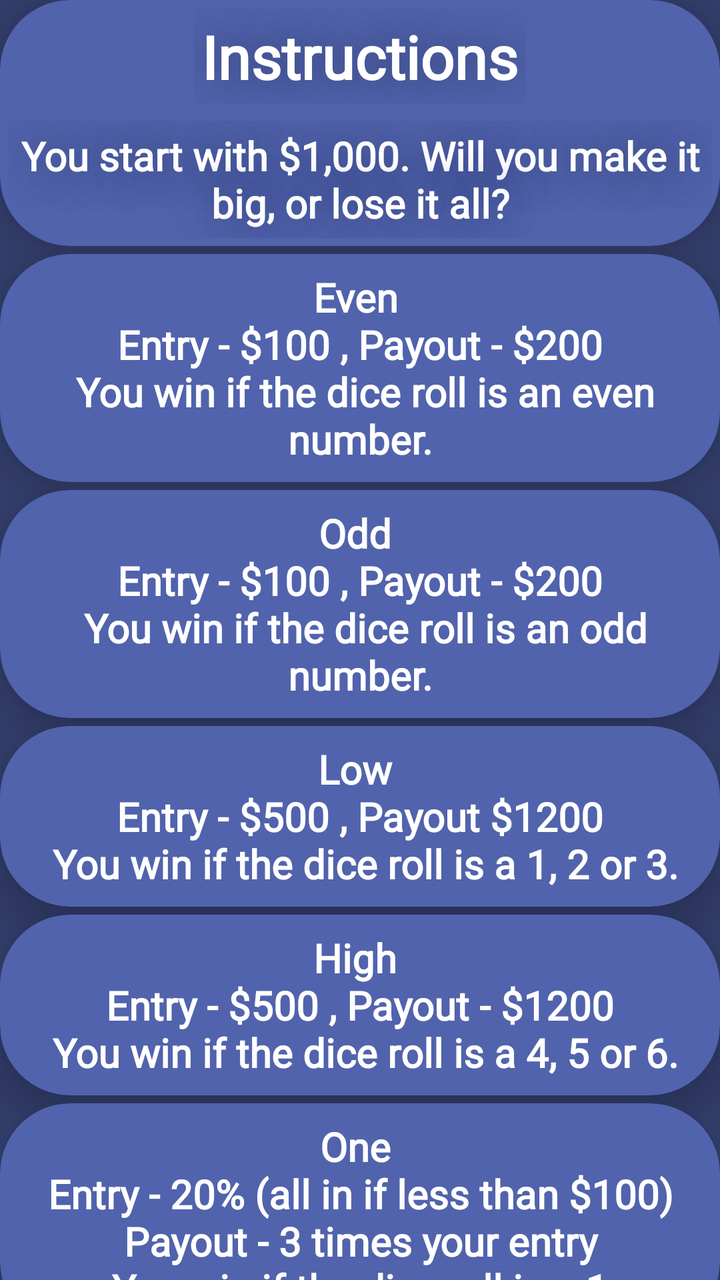
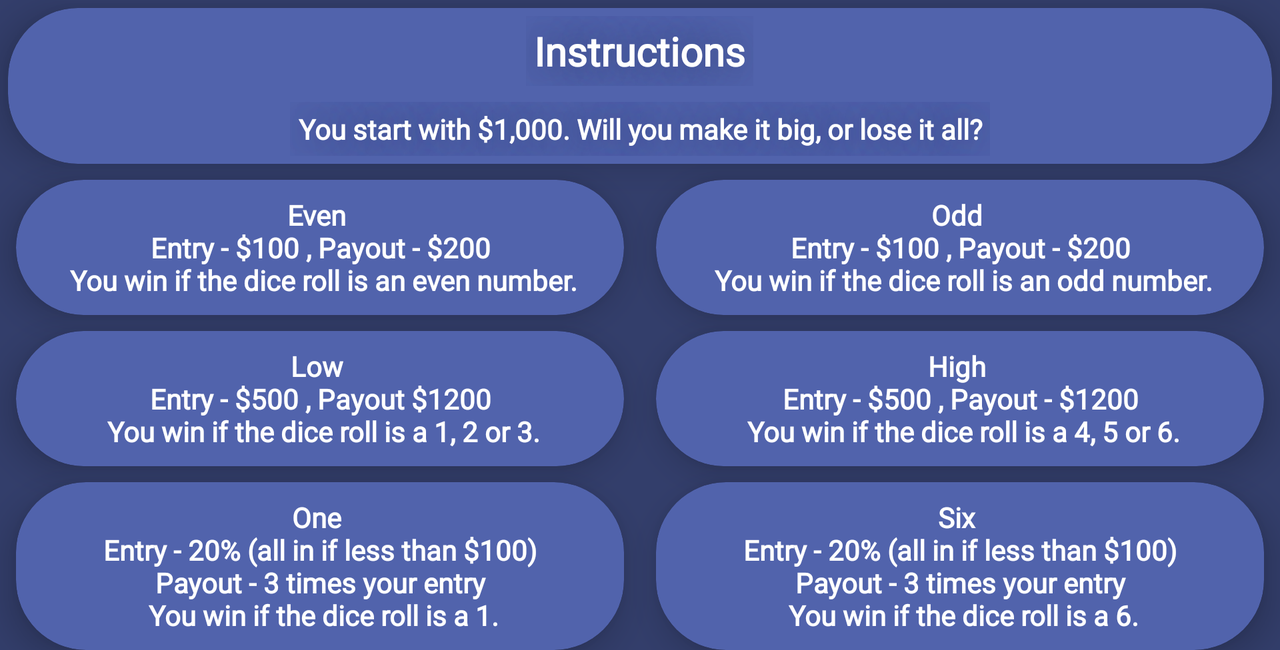

First picture: res/layout/ on a phone held upright. Second picture: the repository's own variant of that layout, on a device whose configuration matches the variant's folder. Source for both follows.
<!-- AndroidManifest.xml: application theme Theme.MakeItRain -->
<!-- res/layout/rules_dialog.xml -->
<?xml version="1.0" encoding="utf-8"?>
<androidx.constraintlayout.widget.ConstraintLayout xmlns:android="http://schemas.android.com/apk/res/android"
    xmlns:app="http://schemas.android.com/apk/res-auto"
    xmlns:tools="http://schemas.android.com/tools"
    android:id="@+id/rules_parent"
    android:layout_width="match_parent"
    android:layout_height="match_parent"
    android:background="@color/steel_blue"
    android:elevation="20dp"
    android:orientation="vertical"
    app:layout_behavior="com.google.android.material.bottomsheet.BottomSheetBehavior"
    >

    <androidx.cardview.widget.CardView
        android:id="@+id/six_rules_cardview"
        android:layout_width="match_parent"
        android:layout_height="wrap_content"
        android:layout_marginTop="4dp"
        android:layout_weight="1"
        android:backgroundTint="@color/deep_blue_grey"
        app:cardCornerRadius="35dp"
        app:cardElevation="10dp"
        app:layout_constraintEnd_toEndOf="parent"
        app:layout_constraintStart_toStartOf="parent"
        app:layout_constraintTop_toBottomOf="@+id/one_card_view">

        <LinearLayout
            android:layout_width="match_parent"
            android:layout_height="match_parent"
            android:orientation="vertical">

            <TextView
                android:id="@+id/six_rules_text"
                style="@style/rule_style"
                android:layout_width="match_parent"
                android:gravity="center"
                android:singleLine="false"
                android:text="@string/six_rules_string"
                android:textSize="20sp"
                android:textStyle="bold"
                app:autoSizeTextType="uniform" />
        </LinearLayout>

    </androidx.cardview.widget.CardView>

    <androidx.cardview.widget.CardView
        android:id="@+id/one_card_view"
        android:layout_width="match_parent"
        android:layout_height="wrap_content"
        android:layout_marginTop="4dp"
        android:layout_weight="1"
        android:backgroundTint="@color/deep_blue_grey"
        app:cardCornerRadius="35dp"
        app:cardElevation="10dp"
        app:layout_constraintEnd_toEndOf="parent"
        app:layout_constraintStart_toStartOf="parent"
        app:layout_constraintTop_toBottomOf="@+id/high_card_view">

        <LinearLayout
            android:layout_width="match_parent"
            android:layout_height="match_parent"
            android:orientation="vertical">

            <TextView
                android:id="@+id/one_rules_text"
                style="@style/rule_style"
                android:layout_width="match_parent"
                android:gravity="center"
                android:singleLine="false"
                android:text="@string/one_rules_string"
                android:textSize="20sp"
                android:textStyle="bold"
                app:autoSizeTextType="uniform" />
        </LinearLayout>

    </androidx.cardview.widget.CardView>

    <androidx.cardview.widget.CardView
        android:id="@+id/high_card_view"
        android:layout_width="match_parent"
        android:layout_height="wrap_content"
        android:layout_marginTop="4dp"
        android:layout_weight="1"
        android:backgroundTint="@color/deep_blue_grey"
        app:cardCornerRadius="35dp"
        app:cardElevation="10dp"
        app:layout_constraintEnd_toEndOf="parent"
        app:layout_constraintStart_toStartOf="parent"
        app:layout_constraintTop_toBottomOf="@+id/low_rules_cardview">

        <LinearLayout
            android:layout_width="match_parent"
            android:layout_height="match_parent"
            android:orientation="vertical">

            <TextView
                android:id="@+id/high_header_text"
                style="@style/rule_style"
                android:layout_width="match_parent"
                android:gravity="center"
                android:singleLine="false"
                android:text="@string/high_rules_string"
                android:textSize="20sp"
                android:textStyle="bold"
                app:autoSizeTextType="uniform" />
        </LinearLayout>

    </androidx.cardview.widget.CardView>

    <androidx.cardview.widget.CardView
        android:id="@+id/low_rules_cardview"
        android:layout_width="match_parent"
        android:layout_height="wrap_content"
        android:layout_marginTop="4dp"
        android:layout_weight="1"
        android:backgroundTint="@color/deep_blue_grey"
        app:cardCornerRadius="35dp"
        app:cardElevation="10dp"
        app:layout_constraintEnd_toEndOf="parent"
        app:layout_constraintStart_toStartOf="parent"
        app:layout_constraintTop_toBottomOf="@+id/odd_rules_cardview">

        <LinearLayout
            android:layout_width="match_parent"
            android:layout_height="match_parent"
            android:orientation="vertical">

            <TextView
                android:id="@+id/low_header_text"
                style="@style/rule_style"
                android:layout_width="match_parent"
                android:gravity="center"
                android:singleLine="false"
                android:text="@string/low_rules_string"
                android:textSize="20sp"
                android:textStyle="bold"
                app:autoSizeTextType="uniform" />
        </LinearLayout>

    </androidx.cardview.widget.CardView>

    <androidx.cardview.widget.CardView
        android:id="@+id/rules_header_cardview"
        android:layout_width="match_parent"
        android:layout_height="wrap_content"
        android:backgroundTint="@color/deep_blue_grey"
        app:cardCornerRadius="35dp"
        app:cardElevation="10dp"
        app:layout_constraintEnd_toEndOf="parent"
        app:layout_constraintStart_toStartOf="parent"
        app:layout_constraintTop_toTopOf="parent">

        <LinearLayout
            android:id="@+id/linear_rules_header"
            android:layout_width="match_parent"
            android:layout_height="match_parent"
            android:orientation="vertical">

            <TextView
                android:id="@+id/header_text_rules"
                style="@style/dialog_style"
                android:layout_width="wrap_content"
                android:layout_height="wrap_content"
                android:layout_gravity="center"
                android:layout_margin="4dp"
                android:gravity="center"
                android:padding="4dp"
                android:shadowColor="@color/steel_blue"
                android:shadowRadius="50"
                android:text="@string/instructions_header"
                android:textSize="30sp"
                android:textStyle="bold" />

            <TextView
                android:id="@+id/rules_subheader"
                style="@style/dialog_style"
                android:layout_width="wrap_content"
                android:layout_height="wrap_content"
                android:layout_gravity="center"
                android:layout_margin="4dp"
                android:gravity="center"
                android:padding="4dp"
                android:shadowColor="@color/steel_blue"
                android:shadowRadius="50"
                android:text="@string/instructions_text"
                android:textSize="20sp"
                android:textStyle="bold" />
        </LinearLayout>

    </androidx.cardview.widget.CardView>

    <androidx.cardview.widget.CardView
        android:id="@+id/even_rules_cardview"
        android:layout_width="match_parent"
        android:layout_height="wrap_content"
        android:layout_marginTop="4dp"
        android:layout_weight="1"
        android:backgroundTint="@color/deep_blue_grey"
        app:cardCornerRadius="35dp"
        app:cardElevation="10dp"
        app:layout_constraintEnd_toEndOf="parent"
        app:layout_constraintStart_toStartOf="parent"
        app:layout_constraintTop_toBottomOf="@id/rules_header_cardview">

        <LinearLayout
            android:layout_width="match_parent"
            android:layout_height="match_parent"
            android:orientation="vertical">

            <TextView
                android:id="@+id/even_header_text"
                style="@style/rule_style"
                android:layout_width="match_parent"
                android:gravity="center"
                android:singleLine="false"
                android:text="@string/even_rules"
                android:textSize="20sp"
                android:textStyle="bold"
                app:autoSizeTextType="uniform" />
        </LinearLayout>

    </androidx.cardview.widget.CardView>

    <androidx.cardview.widget.CardView
        android:id="@+id/odd_rules_cardview"
        android:layout_width="match_parent"
        android:layout_height="wrap_content"
        android:layout_marginTop="4dp"
        android:layout_weight="1"
        android:backgroundTint="@color/deep_blue_grey"
        app:cardCornerRadius="35dp"
        app:cardElevation="10dp"
        app:layout_constraintEnd_toEndOf="parent"
        app:layout_constraintStart_toStartOf="parent"
        app:layout_constraintTop_toBottomOf="@id/even_rules_cardview">

        <LinearLayout
            android:layout_width="match_parent"
            android:layout_height="match_parent"
            android:orientation="vertical">

            <TextView
                android:id="@+id/odd_header_text"
                style="@style/rule_style"
                android:layout_width="match_parent"
                android:gravity="center"
                android:singleLine="false"
                android:text="@string/odd_rules_string"
                android:textSize="20sp"
                android:textStyle="bold"
                app:autoSizeTextType="uniform" />
        </LinearLayout>

    </androidx.cardview.widget.CardView>

</androidx.constraintlayout.widget.ConstraintLayout>
<!-- resources referenced by this layout -->
<resources>
  <color name="deep_blue_grey">#5163ac</color>
  <color name="steel_blue">#333e6b</color>
  <string name="even_rules">Even \n Entry - $100 , Payout - $200 \n You win if the dice roll is an even number.</string>
  <string name="high_rules_string">High \n Entry - $500 , Payout - $1200 \n You win if the dice roll is a 4, 5 or 6.</string>
  <string name="instructions_header">Instructions</string>
  <string name="instructions_text">You start with $1,000. Will you make it big, or lose it all?</string>
  <string name="low_rules_string">Low \n Entry - $500 , Payout $1200 \n You win if the dice roll is a 1, 2 or 3.</string>
  <string name="odd_rules_string">Odd \n Entry - $100 , Payout - $200 \n You win if the dice roll is an odd number.</string>
  <string name="one_rules_string">One \n Entry - 20% (all in if less than $100) \n Payout - 3 times your entry \n You win if the dice roll is a 1.</string>
  <string name="six_rules_string">Six \n Entry - 20% (all in if less than $100) \n Payout - 3 times your entry \n You win if the dice roll is a 6.</string>
  <style name="dialog_style">
          <item name="android:layout_width">0dp</item>
          <item name="android:layout_height">wrap_content</item>
          <item name="android:fontFamily">@font/exo_2_light_italic</item>
          <item name="android:textColor">@color/white</item>
          <item name="android:textSize">24sp</item>
          <item name="android:textStyle">bold</item>
      </style>
  <style name="rule_style" parent="dialog_style">
          <item name="android:layout_width">wrap_content</item>
          <item name="android:layout_height">wrap_content</item>
          <item name="android:padding">8dp</item>
          <item name="android:singleLine">true</item>
          <item name="android:textSize">18sp</item>
      </style>
  <style name="Theme.MakeItRain" parent="Theme.MaterialComponents.DayNight.DarkActionBar">
          
          <item name="colorPrimary">@color/deep_blue_grey</item>
          <item name="colorPrimaryVariant">@color/steel_blue</item>
          <item name="colorOnPrimary">@color/white</item>
          
          <item name="colorSecondary">@color/money_green</item>
          <item name="colorSecondaryVariant">@color/player_area_bg</item>
          <item name="colorOnSecondary">@color/black</item>
          
          <item name="android:statusBarColor" tools:targetApi="l">?attr/colorPrimaryVariant</item>
          
      </style>
  <color name="white">#FFFFFFFF</color>
  <color name="money_green">#47975f</color>
  <color name="player_area_bg">#51ac6d</color>
  <color name="black">#FF000000</color>
</resources>
<!-- res/layout-land/rules_dialog.xml (the repository's variant of the layout above) -->
<!-- drawn on the phone turned sideways -->
<?xml version="1.0" encoding="utf-8"?>
<androidx.constraintlayout.widget.ConstraintLayout xmlns:android="http://schemas.android.com/apk/res/android"
    xmlns:app="http://schemas.android.com/apk/res-auto"
    xmlns:tools="http://schemas.android.com/tools"
    android:id="@+id/rules_parent"
    android:layout_width="match_parent"
    android:layout_height="wrap_content"
    android:background="@color/steel_blue"
    android:elevation="20dp"
    android:orientation="vertical"
    app:layout_behavior="com.google.android.material.bottomsheet.BottomSheetBehavior">

    <androidx.cardview.widget.CardView
        android:id="@+id/six_rules_cardview"
        android:layout_width="0dp"
        android:layout_height="wrap_content"
        android:layout_marginStart="8dp"
        android:layout_marginTop="8dp"
        android:layout_marginEnd="8dp"
        android:layout_weight="1"
        android:backgroundTint="@color/deep_blue_grey"
        app:cardCornerRadius="35dp"
        app:cardElevation="10dp"
        app:layout_constraintEnd_toEndOf="parent"
        app:layout_constraintStart_toEndOf="@+id/one_card_view"
        app:layout_constraintTop_toBottomOf="@+id/high_card_view">

        <LinearLayout
            android:layout_width="match_parent"
            android:layout_height="match_parent"
            android:orientation="vertical">

            <TextView
                android:id="@+id/six_rules_text"
                style="@style/rule_style"
                android:layout_width="match_parent"
                android:gravity="center"
                android:singleLine="false"
                android:text="@string/six_rules_string"
                android:textSize="14sp"
                android:textStyle="bold"
                app:autoSizeTextType="uniform" />
        </LinearLayout>

    </androidx.cardview.widget.CardView>

    <androidx.cardview.widget.CardView
        android:id="@+id/one_card_view"
        android:layout_width="0dp"
        android:layout_height="wrap_content"
        android:layout_marginStart="8dp"
        android:layout_marginTop="8dp"
        android:layout_marginEnd="8dp"
        android:layout_weight="1"
        android:backgroundTint="@color/deep_blue_grey"
        app:cardCornerRadius="35dp"
        app:cardElevation="10dp"
        app:layout_constraintEnd_toStartOf="@+id/six_rules_cardview"
        app:layout_constraintStart_toStartOf="parent"
        app:layout_constraintTop_toBottomOf="@+id/low_rules_cardview">

        <LinearLayout
            android:layout_width="match_parent"
            android:layout_height="match_parent"
            android:orientation="vertical">

            <TextView
                android:id="@+id/one_rules_text"
                style="@style/rule_style"
                android:layout_width="match_parent"
                android:gravity="center"
                android:singleLine="false"
                android:text="@string/one_rules_string"
                android:textSize="14sp"
                android:textStyle="bold"
                app:autoSizeTextType="uniform" />
        </LinearLayout>

    </androidx.cardview.widget.CardView>

    <androidx.cardview.widget.CardView
        android:id="@+id/high_card_view"
        android:layout_width="0dp"
        android:layout_height="wrap_content"
        android:layout_marginStart="8dp"
        android:layout_marginTop="8dp"
        android:layout_marginEnd="8dp"
        android:layout_weight="1"
        android:backgroundTint="@color/deep_blue_grey"
        app:cardCornerRadius="35dp"
        app:cardElevation="10dp"
        app:layout_constraintEnd_toEndOf="parent"
        app:layout_constraintStart_toEndOf="@+id/low_rules_cardview"
        app:layout_constraintTop_toBottomOf="@+id/odd_rules_cardview">

        <LinearLayout
            android:layout_width="match_parent"
            android:layout_height="match_parent"
            android:orientation="vertical">

            <TextView
                android:id="@+id/high_header_text"
                style="@style/rule_style"
                android:layout_width="match_parent"
                android:gravity="center"
                android:singleLine="false"
                android:text="@string/high_rules_string"
                android:textSize="14sp"
                android:textStyle="bold"
                app:autoSizeTextType="uniform" />
        </LinearLayout>

    </androidx.cardview.widget.CardView>

    <androidx.cardview.widget.CardView
        android:id="@+id/low_rules_cardview"
        android:layout_width="0dp"
        android:layout_height="wrap_content"
        android:layout_marginStart="8dp"
        android:layout_marginTop="8dp"
        android:layout_marginEnd="8dp"
        android:layout_weight="1"
        android:backgroundTint="@color/deep_blue_grey"
        app:cardCornerRadius="35dp"
        app:cardElevation="10dp"
        app:layout_constraintEnd_toStartOf="@+id/high_card_view"
        app:layout_constraintStart_toStartOf="parent"
        app:layout_constraintTop_toBottomOf="@+id/even_rules_cardview">

        <LinearLayout
            android:layout_width="match_parent"
            android:layout_height="match_parent"
            android:orientation="vertical">

            <TextView
                android:id="@+id/low_header_text"
                style="@style/rule_style"
                android:layout_width="match_parent"
                android:gravity="center"
                android:singleLine="false"
                android:text="@string/low_rules_string"
                android:textSize="14sp"
                android:textStyle="bold"
                app:autoSizeTextType="uniform" />
        </LinearLayout>

    </androidx.cardview.widget.CardView>

    <androidx.cardview.widget.CardView
        android:id="@+id/rules_header_cardview"
        android:layout_width="match_parent"
        android:layout_height="wrap_content"
        android:layout_marginStart="4dp"
        android:layout_marginTop="4dp"
        android:layout_marginEnd="4dp"
        android:backgroundTint="@color/deep_blue_grey"
        app:cardCornerRadius="35dp"
        app:cardElevation="10dp"
        app:layout_constraintEnd_toEndOf="parent"
        app:layout_constraintStart_toStartOf="parent"
        app:layout_constraintTop_toTopOf="parent">

        <LinearLayout
            android:id="@+id/linear_rules_header"
            android:layout_width="match_parent"
            android:layout_height="match_parent"
            android:orientation="vertical">

            <TextView
                android:id="@+id/header_text_rules"
                style="@style/dialog_style"
                android:layout_width="wrap_content"
                android:layout_height="wrap_content"
                android:layout_gravity="center"
                android:layout_margin="4dp"
                android:gravity="center"
                android:padding="4dp"
                android:shadowColor="@color/steel_blue"
                android:shadowRadius="50"
                android:text="@string/instructions_header"
                android:textSize="20sp"
                android:textStyle="bold" />

            <TextView
                android:id="@+id/rules_subheader"
                style="@style/dialog_style"
                android:layout_width="wrap_content"
                android:layout_height="wrap_content"
                android:layout_gravity="center"
                android:layout_margin="4dp"
                android:gravity="center"
                android:padding="4dp"
                android:shadowColor="@color/steel_blue"
                android:shadowRadius="50"
                android:text="@string/instructions_text"
                android:textSize="14sp"
                android:textStyle="bold" />
        </LinearLayout>

    </androidx.cardview.widget.CardView>

    <androidx.cardview.widget.CardView
        android:id="@+id/even_rules_cardview"
        android:layout_width="0dp"
        android:layout_height="wrap_content"
        android:layout_marginStart="8dp"
        android:layout_marginTop="8dp"
        android:layout_marginEnd="8dp"
        android:layout_weight="1"
        android:backgroundTint="@color/deep_blue_grey"
        app:cardCornerRadius="35dp"
        app:cardElevation="10dp"
        app:layout_constraintEnd_toStartOf="@+id/odd_rules_cardview"
        app:layout_constraintStart_toStartOf="parent"
        app:layout_constraintTop_toBottomOf="@+id/rules_header_cardview">

        <LinearLayout
            android:layout_width="match_parent"
            android:layout_height="match_parent"
            android:orientation="vertical">

            <TextView
                android:id="@+id/even_header_text"
                style="@style/rule_style"
                android:layout_width="match_parent"
                android:gravity="center"
                android:singleLine="false"
                android:text="@string/even_rules"
                android:textSize="14sp"
                android:textStyle="bold"
                app:autoSizeTextType="uniform" />
        </LinearLayout>

    </androidx.cardview.widget.CardView>

    <androidx.cardview.widget.CardView
        android:id="@+id/odd_rules_cardview"
        android:layout_width="0dp"
        android:layout_height="wrap_content"
        android:layout_marginStart="8dp"
        android:layout_marginTop="8dp"
        android:layout_marginEnd="8dp"
        android:layout_weight="1"
        android:backgroundTint="@color/deep_blue_grey"
        app:cardCornerRadius="35dp"
        app:cardElevation="10dp"
        app:layout_constraintEnd_toEndOf="parent"
        app:layout_constraintStart_toEndOf="@+id/even_rules_cardview"
        app:layout_constraintTop_toBottomOf="@+id/rules_header_cardview">

        <LinearLayout
            android:layout_width="match_parent"
            android:layout_height="match_parent"
            android:orientation="vertical">

            <TextView
                android:id="@+id/odd_header_text"
                style="@style/rule_style"
                android:layout_width="match_parent"
                android:gravity="center"
                android:singleLine="false"
                android:text="@string/odd_rules_string"
                android:textSize="14sp"
                android:textStyle="bold"
                app:autoSizeTextType="uniform" />
        </LinearLayout>

    </androidx.cardview.widget.CardView>

</androidx.constraintlayout.widget.ConstraintLayout>
